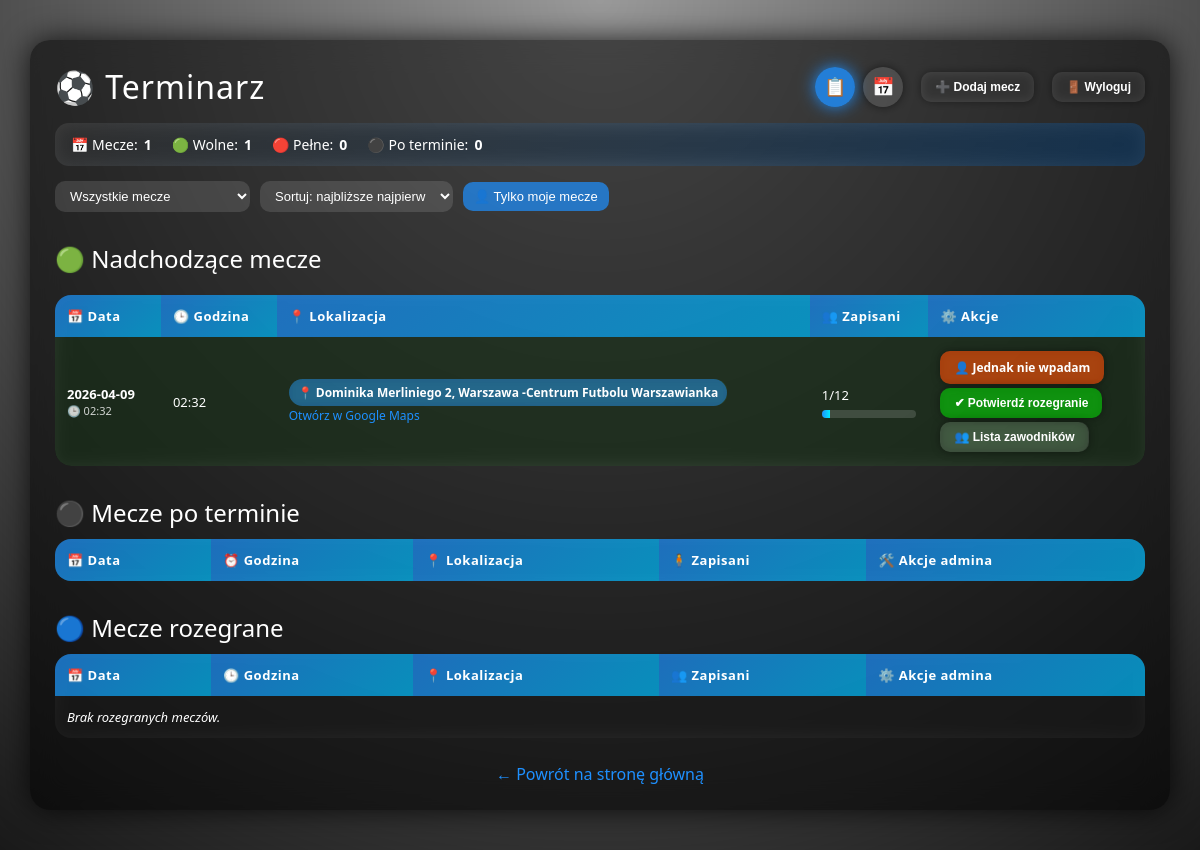
/terminarz (signed in), run on the app's committed database.
### tables this page shows
CREATE TABLE matches (
            id INTEGER PRIMARY KEY AUTOINCREMENT,
            match_date TEXT NOT NULL,
            match_time TEXT NOT NULL,
            location TEXT NOT NULL,
            max_slots INTEGER NOT NULL,
            signed_up INTEGER NOT NULL DEFAULT 0,
            played INTEGER NOT NULL DEFAULT 0
        );

### app.py (the view)
@app.route("/terminarz")
def terminarz():
    conn = get_db()
    matches = conn.execute("SELECT * FROM matches ORDER BY match_date ASC, match_time ASC").fetchall()
    signups = conn.execute("""
        SELECT ms.match_id, ms.paid, u.first_name, u.last_name, u.player_alias
        FROM match_signups ms
        JOIN users u ON u.id = ms.user_id
        ORDER BY u.first_name ASC
    """).fetchall()
    conn.close()
    players_by_match = {}
    for s in signups:
        players_by_match.setdefault(s["match_id"], []).append(s)
    user_signed = {}
    if "user_id" in session:
        for s in signups:
            if s["player_alias"] == session["player_alias"]:
                user_signed[s["match_id"]] = True
    players_data = {}
    for m in matches:
        mid = m["id"]
        plist = []
        for p in players_by_match.get(mid, []):
            fn = (p["first_name"] or "").strip()
            ln = (p["last_name"] or "").strip()
            initials = ""
            if fn:
                initials += fn[0]
            if ln:
                initials += ln[0]
            plist.append(
                {
                    "name": f"{fn} {ln}".strip(),
                    "alias": p["player_alias"] or "",
                    "initials": initials,
                    "paid": p["paid"],
                }
            )
        players_data[mid] = {
            "date": m["match_date"],
            "time": m["match_time"],
            "location": m["location"],
            "max": m["max_slots"],
            "players": plist,
        }
    today = date.today()
    upcoming_matches = []
    after_date_not_confirmed = []
    played_confirmed = []
    for m in matches:
        m_date = date.fromisoformat(m["match_date"])
        if m["played"] == 1:
            played_confirmed.append(m)
        else:
            if m_date >= today:
                upcoming_matches.append(m)
            else:
                after_date_not_confirmed.append(m)
    return render_template(
        "terminarz.html",
        matches=matches,
        upcoming_matches=upcoming_matches,
        after_date_not_confirmed=after_date_not_confirmed,
        played_confirmed=played_confirmed,
        players_by_match=players_by_match,
        players_data=players_data,
        user_signed=user_signed,
    )

### db.py (called while the page is built)
def get_db():
    conn = sqlite3.connect("database.db")
    conn.row_factory = sqlite3.Row
    return conn

### templates/terminarz.html (shortened to what this page needs)
<!DOCTYPE html>
<html lang="pl">
<head>
</head>
<body>
<div class="overlay"></div>
<div class="container">
    <div class="header-row">
        <h1>⚽ Terminarz</h1>
        <div class="view-toggle">
            <button id="btn-list" class="icon-toggle active" title="Widok listy">📋</button>
            <button id="btn-calendar" class="icon-toggle" title="Widok kalendarza">📅</button>
            {% if session.is_admin == 1 %}
            <button id="openAddMatchModal" type="button" class="btn-modern" style="margin-left:10px;">➕ Dodaj mecz</button>
            {% endif %}
            {% if session.user_id %}
            <button class="btn-modern" style="margin-left:10px;" onclick="openLogoutPopup()">🚪 Wyloguj</button>
            {% endif %}
        </div>
    </div>
    <div id="stats-bar" class="stats-bar">
        <div class="stats-item">📅 Mecze: <span id="stat-total" class="value">0</span></div>
        <div class="stats-item">🟢 Wolne: <span id="stat-free" class="value">0</span></div>
        <div class="stats-item">🔴 Pełne: <span id="stat-full" class="value">0</span></div>
        <div class="stats-item">⚫ Po terminie: <span id="stat-past" class="value">0</span></div>
    </div>
    <div class="controls">
        <select id="filter-select">
            <option value="all">Wszystkie mecze</option>
        </select>
        <select id="sort-select">
            <option value="asc">Sortuj: najbliższe najpierw</option>
        </select>
        <button id="filter-mine" class="btn-filter">👤 Tylko moje mecze</button>
    </div>
    <div id="list-view">
        <h2>🟢 Nadchodzące mecze</h2>
        <div style="max-height: 450px; overflow-y: auto; border-radius: 16px;">
            <table>
                <thead>
                <tr>
                    <th>📅 Data</th>
                    <th>🕒 Godzina</th>
                    <th>📍 Lokalizacja</th>
                    <th>👥 Zapisani</th>
                    <th>⚙️ Akcje</th>
                </tr>
                </thead>
                <tbody id="list-tbody">
                {% for m in upcoming_matches %}
                {% set signed = m["signed_up"] %}
                {% set max_slots = m["max_slots"] %}
                {% set percent = (signed / max_slots) * 100 if max_slots > 0 else 0 %}
                {% if percent < 50 %}
                {% set row_class = "row-green" %}
                {% elif percent < 80 %}
                {% set row_class = "row-yellow" %}
                {% else %}
                {% set row_class = "row-red" %}
                {% endif %}
                <tr class="{{ row_class }} match-row"
                    data-id="{{ m['id'] }}"
                    data-date="{{ m['match_date'] }}"
                    data-time="{{ m['match_time'] }}"
                    data-signed="{{ signed }}"
                    data-max="{{ max_slots }}"
                    data-mine="{% if user_signed.get(m['id']) %}1{% else %}0{% endif %}">
                    <td>
                        <div style="font-weight:600;">{{ m["match_date"] }}</div>
                        <div style="font-size:11px; opacity:0.8;">🕒 {{ m["match_time"] }}</div>
                    </td>
                    <td>{{ m["match_time"] }}</td>
                    <td>
                        <span class="location-tag">📍 {{ m["location"] }}</span><br>
                        <a href="https://www.google.com/maps/search/?api=1&query={{ m['location'] | urlencode }}"
                           target="_blank"
                           style="color:#1e90ff; text-decoration:none; font-size:12px;">
                            Otwórz w Google Maps
                        </a>
                    </td>
                    <td>
                        {{ signed }}/{{ max_slots }}
                        <div class="progress-container">
                            <div class="progress-bar" style="--target-width: {{ percent }}%;"></div>
                        </div>
                    </td>
                    <td>
                        {% if session.user_id %}
                        {% if user_signed.get(m["id"]) %}
                        <a href="/terminarz/unsubscribe/{{ m['id'] }}" class="btn-modern btn-leave">
                            👤 Jednak nie wpadam
                        </a>
                        {% endif %}
                        {% else %}
                        <span style="color:#ccc;">Zaloguj się</span>
                        {% endif %}
                        {% if session.is_admin == 1 %}
                        <br>
                        <form action="/admin/match/{{ m['id'] }}/set_played" method="post" style="display:inline;">
                            <button type="submit" class="btn-modern btn-admin-confirm">
                                ✔ Potwierdź rozegranie
                            </button>
                        </form>
                        {% endif %}
                        <br>
                        <button class="btn-modern btn-list-players" onclick="openPlayersPopup({{ m['id'] }})">
                            👥 Lista zawodników
                        </button>
                    </td>
                </tr>
                {% endfor %}
                </tbody>
            </table>
        </div>
        <h2>⚫ Mecze po terminie <small></small></h2>
        <table>
            <thead>
            <tr>
                <th>📅 Data</th>
                <th>⏰ Godzina</th>
                <th>📍 Lokalizacja</th>
                <th>🧍 Zapisani</th>
                <th>🛠️ Akcje admina</th>
            </tr>
            </thead>
        </table>
        <h2>🔵 Mecze rozegrane <small></small></h2>
        <table>
            <thead>
            <tr>
                <th>📅 Data</th>
                <th>🕒 Godzina</th>
                <th>📍 Lokalizacja</th>
                <th>👥 Zapisani</th>
                <th>⚙️ Akcje admina</th>
            </tr>
            </thead>
            <tbody>
            {% for m in played_confirmed %}
            <tr class="row-red">
                <td>{{ m["match_date"] }}</td>
                <td>{{ m["match_time"] }}</td>
                <td>{{ m["location"] }}</td>
                <td>{{ m["signed_up"] }}/{{ m["max_slots"] }}</td>
                <td>
                    {% if session.is_admin == 1 %}
                    <form action="/admin/match/{{ m['id'] }}/unset_played" method="post" style="display:inline;">
                        <button type="submit" class="btn-modern btn-admin-unconfirm">
                            ↩ Cofnij rozegranie
                        </button>
                    </form>
                    {% else %}
                    <span style="color:#ccc;">Rozegrany</span>
                    {% endif %}
                </td>
            </tr>
            {% else %}
            <tr><td colspan="5"><i>Brak rozegranych meczów.</i></td></tr>
            {% endfor %}
            </tbody>
        </table>
    </div>
    <a href="/" class="back">← Powrót na stronę główną</a>
</div>
</body>
</html>

### templates/terminarz.html (style rules this page uses)
* { box-sizing: border-box; }
body { margin: 0; padding: 0; font-family: "Segoe UI", Arial, sans-serif; color: #fff; background-image: url('/static/stadium.jpg'); background-size: cover; background-position: center; background-repeat: no-repeat; }
.overlay { position: fixed; inset: 0; background: radial-gradient(circle at top, rgba(0,0,0,0.4), rgba(0,0,0,0.9)); z-index: -1; }
.container { width: 95%; max-width: 1200px; margin: 40px auto; background: rgba(0,0,0,0.55); padding: 25px; border-radius: 20px; backdrop-filter: blur(14px); box-shadow: 0 0 30px rgba(0,0,0,0.8); position: relative; }
.header-row { display: flex; align-items: center; justify-content: space-between; gap: 10px; margin-bottom: 15px; }
h1 { font-weight: 300; letter-spacing: 1px; margin: 0; display: flex; align-items: center; gap: 10px; }
h2 { font-weight: 400; margin-top: 30px; margin-bottom: 10px; display: flex; align-items: center; gap: 8px; }
.view-toggle { display: flex; align-items: center; gap: 8px; }
.icon-toggle { width: 40px; height: 40px; border-radius: 50%; border: none; cursor: pointer; background: rgba(255,255,255,0.12); color: #fff; display: flex; align-items: center; justify-content: center; font-size: 18px; box-shadow: 0 0 10px rgba(0,0,0,0.5); transition: 0.25s ease; }
.icon-toggle.active { background: rgba(30,144,255,0.8); box-shadow: 0 0 16px rgba(30,144,255,0.9); }
.stats-bar { background: linear-gradient(135deg, rgba(255,255,255,0.12), rgba(30,144,255,0.25)); padding: 12px 16px; border-radius: 14px; backdrop-filter: blur(10px); margin-bottom: 15px; font-size: 14px; display: flex; gap: 20px; flex-wrap: wrap; align-items: center; }
.stats-item { display: flex; align-items: center; gap: 6px; }
.stats-item span.value { font-weight: 600; }
.controls { display: flex; flex-wrap: wrap; gap: 10px; margin-bottom: 15px; align-items: center; }
.controls select, .controls button { padding: 7px 11px; border-radius: 10px; border: none; font-size: 13px; cursor: pointer; }
.controls select { background: rgba(255,255,255,0.12); color: #fff; }
.controls button { background: rgba(30,144,255,0.7); color: #fff; }
.btn-filter { background: rgba(255,255,255,0.12); color: #fff; border-radius: 10px; border: none; padding: 7px 11px; font-size: 13px; cursor: pointer; transition: 0.2s ease; }
table { width: 100%; border-collapse: collapse; margin-top: 10px; border-radius: 16px; overflow: hidden; background: rgba(255,255,255,0.06); backdrop-filter: blur(8px); }
thead tr { position: sticky; top: 0; z-index: 2; }
th { padding: 12px; background: linear-gradient(135deg, rgba(30,144,255,0.7), rgba(0,191,255,0.7)); font-weight: 600; letter-spacing: 0.5px; font-size: 13px; text-align: left; }
td { padding: 12px; border-bottom: 1px solid rgba(255,255,255,0.12); font-size: 13px; }
tr:last-child td { border-bottom: none; }
.row-green { background: rgba(0,255,0,0.06); }
.location-tag { display: inline-block; padding: 5px 9px; background: rgba(30,144,255,0.45); border-radius: 999px; font-size: 12px; font-weight: 600; color: #fff; backdrop-filter: blur(4px); }
.btn-modern { padding: 8px 14px; border-radius: 10px; font-size: 12px; font-weight: 600; cursor: pointer; border: none; text-decoration: none; display: inline-block; transition: 0.25s ease; backdrop-filter: blur(6px); background: rgba(255,255,255,0.12); color: #fff; box-shadow: 0 0 8px rgba(0,0,0,0.4); margin: 2px 0; }
.btn-leave { background: rgba(255,69,0,0.6); }
.btn-admin-confirm { background: rgba(0,200,0,0.6); }
.progress-container { width: 100%; background: rgba(255,255,255,0.15); border-radius: 8px; height: 8px; margin-top: 6px; overflow: hidden; }
.progress-bar { height: 8px; background: linear-gradient(90deg, #1e90ff, #00eaff); width: 0%; animation: fillBar 1s ease forwards; }
a.back { display: block; text-align: center; margin-top: 25px; color: #1e90ff; text-decoration: none; font-size: 16px; }

### data on the page
matches: match_date "2026-04-09", match_time "02:32", location "Dominika Merliniego 2, Warszawa -Centrum Futbolu Warszawianka", signed "1", max_slots "12", {{ percent }} 8.333333333333332 (drawn)
